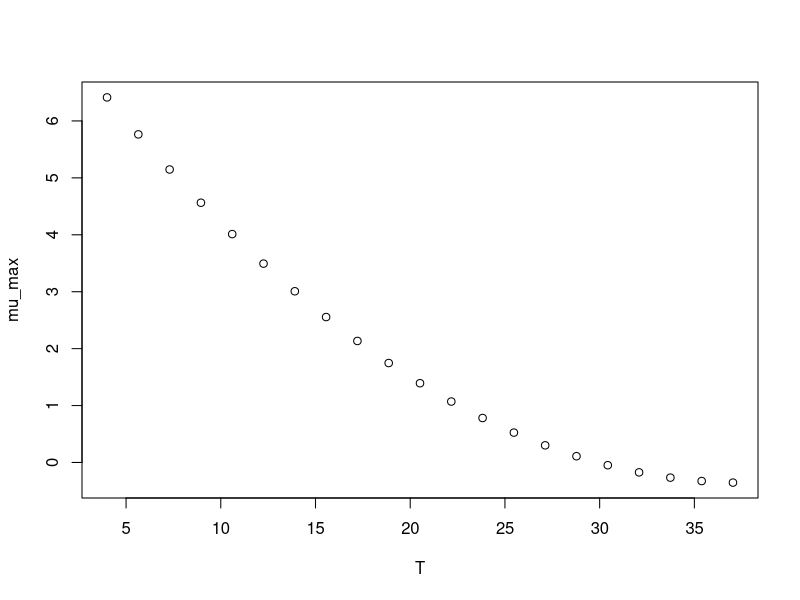

This chart was generated by the following R code:
#############################
# start of Parameter script
#############################
T <- seq(3.996003996004,37.037,length.out=21)
#############################
# end of Parameter script
#############################
############################# 
# start of Model script Gropin ID 1195 
#############################
 
# constant coefficients for this model
 
variables <- data.frame(T)
argumentsPar <- expand.grid(variables)
 
# heart of the model
response_surface <- function(T) {
   mumax <-(-0.451*T+0.006*(T^2)+8.12)

return(mumax=mumax)
} 

# output parameters
mumax <- cbind(argumentsPar,response_surface(argumentsPar['T']))
colnames(mumax) <- c(colnames(argumentsPar),'mumax')
#############################
# End of Model script
#############################
############################# 
# start of Visualisation script Gropin ID 1195 
#############################
plot(T,mumax$mumax,
                          xlab='T',
                          ylab='mu_max')
#############################
# End of Visualisation script
#############################
